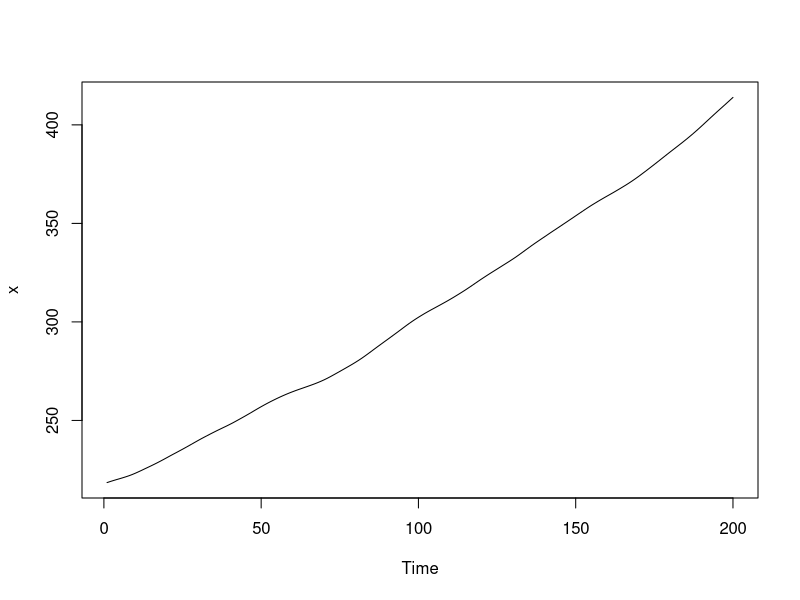
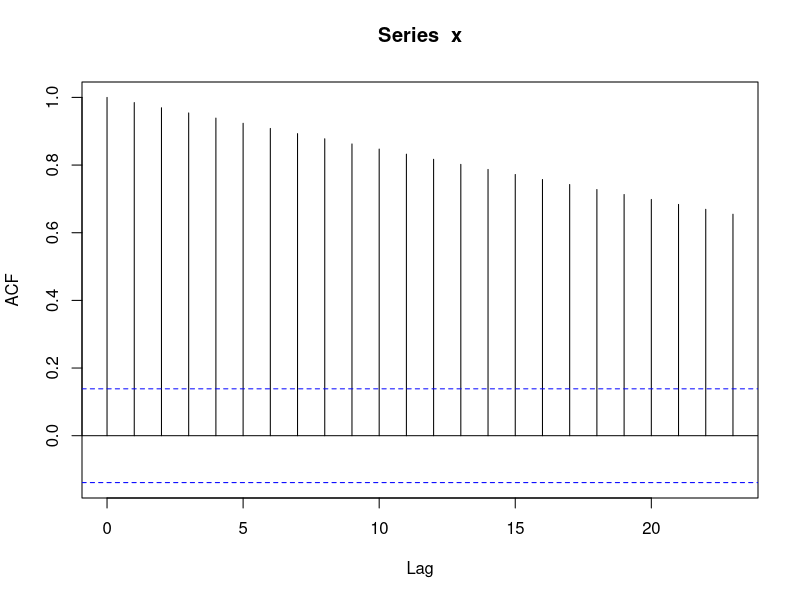
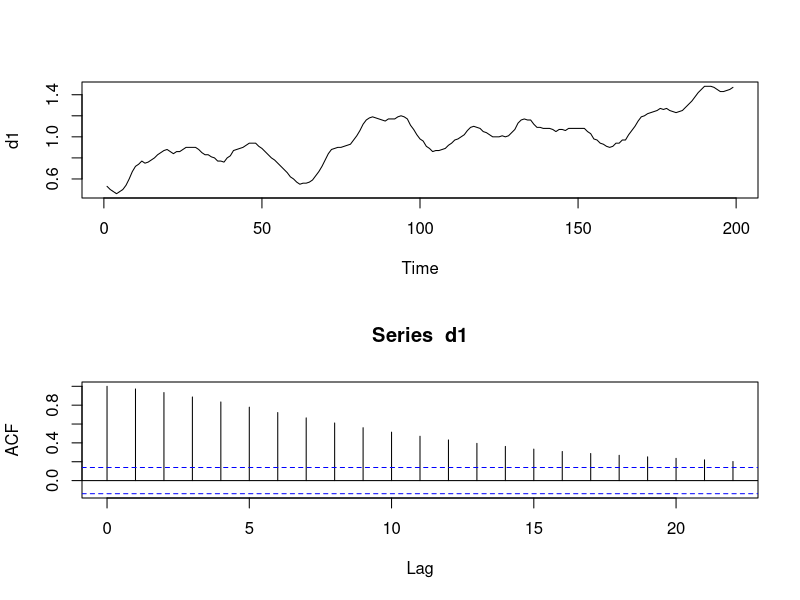
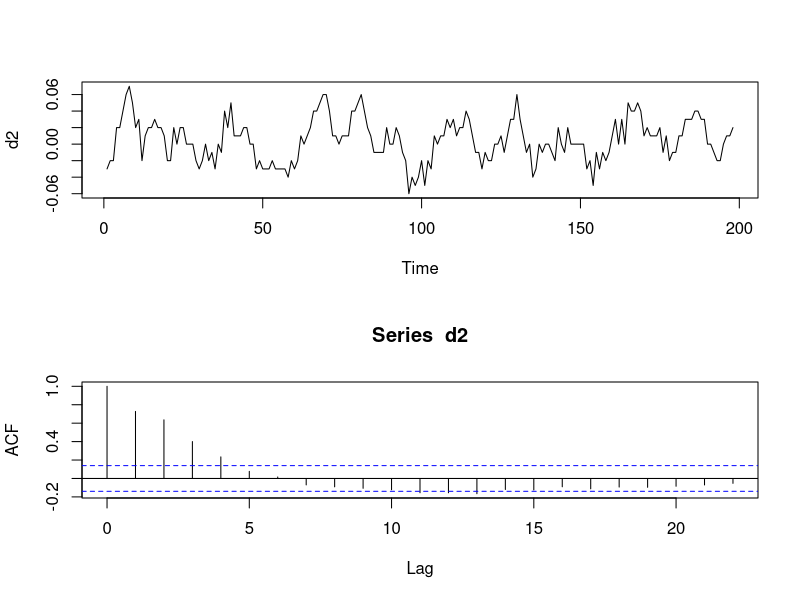
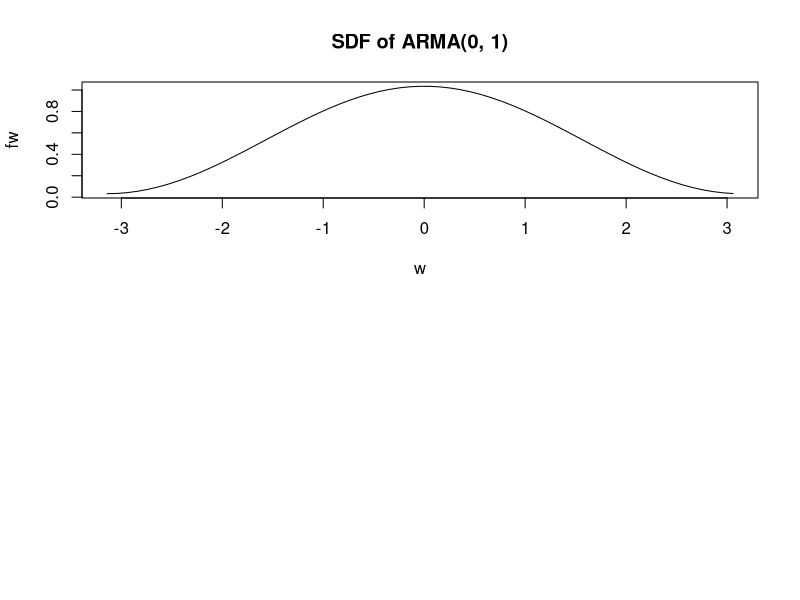
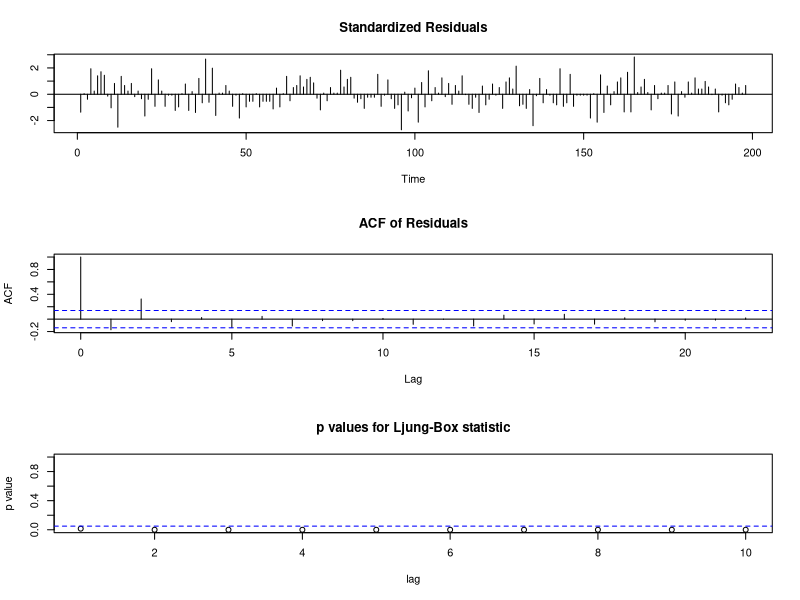
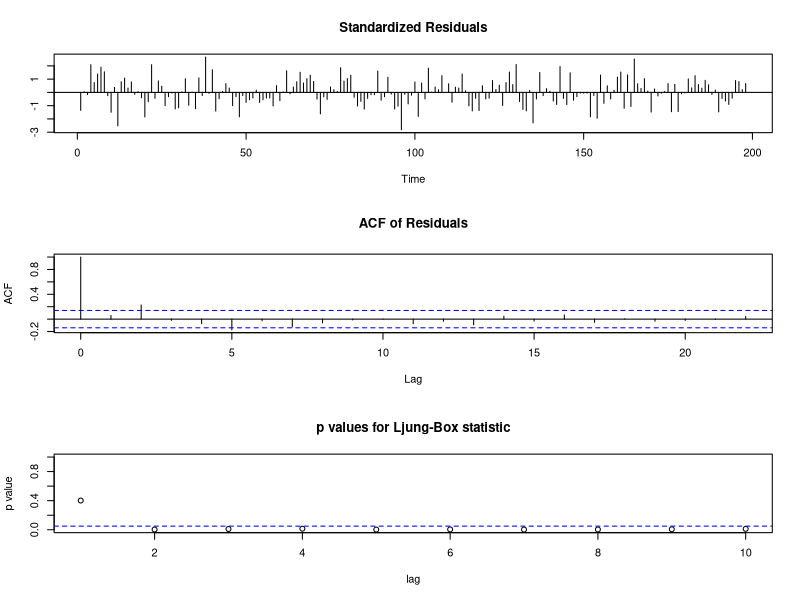
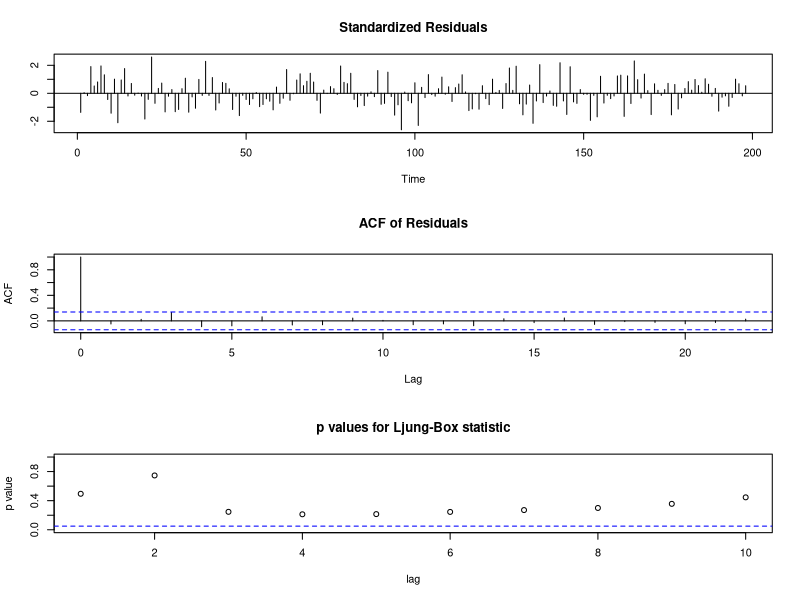

R code for these plots, in order:
## ---- chunk 1
knitr::opts_chunk$set(echo = TRUE, 
                      warning = FALSE,
                      error = FALSE,
                      message = FALSE,
                      tidy = TRUE,
                      fig.width = 6, 
                      fig.height = 6, 
                      fig.align = "center")
## ---- chunk 2
recreate_vector = function(X, numeric = TRUE, quiet = FALSE){
  X = scan(what = character(), text = X, quiet = quiet)
  X = sub("^\\s*\\[\\d+\\]", "", X)
  X = X[X != ""]
  if(numeric) X <- as.numeric(X)
  X
}
## ---- chunk 3
data = '[1] 218.45 218.98 219.48 219.96 220.42 220.90 221.40 221.94 222.54 223.21 223.93 224.67 225.44 226.19 226.95
 [16] 227.73 228.53 229.36 230.21 231.08 231.96 232.82 233.66 234.52 235.38 236.26 237.16 238.06 238.96 239.86
 [31] 240.74 241.59 242.42 243.25 244.06 244.86 245.63 246.40 247.16 247.96 248.78 249.65 250.53 251.42 252.32
 [46] 253.24 254.18 255.12 256.06 256.97 257.86 258.72 259.55 260.35 261.13 261.88 262.60 263.29 263.95 264.57
 [61] 265.17 265.74 266.29 266.85 267.41 267.98 268.57 269.20 269.87 270.59 271.37 272.21 273.09 273.98 274.88
 [76] 275.78 276.69 277.61 278.54 279.51 280.52 281.58 282.70 283.86 285.04 286.23 287.41 288.58 289.74 290.89
 [91] 292.06 293.23 294.40 295.59 296.79 297.98 299.15 300.26 301.33 302.35 303.33 304.29 305.20 306.09 306.95
[106] 307.82 308.69 309.57 310.46 311.38 312.32 313.29 314.27 315.27 316.29 317.35 318.44 319.54 320.63 321.71
[121] 322.76 323.80 324.82 325.82 326.82 327.82 328.83 329.83 330.84 331.88 332.95 334.08 335.24 336.41 337.57
[136] 338.73 339.85 340.94 342.03 343.11 344.19 345.27 346.34 347.39 348.46 349.53 350.59 351.67 352.75 353.83
[151] 354.91 355.99 357.07 358.12 359.15 360.13 361.10 362.04 362.97 363.88 364.78 365.69 366.63 367.57 368.54
[166] 369.51 370.53 371.59 372.69 373.84 375.03 376.23 377.45 378.68 379.92 381.17 382.44 383.70 384.97 386.22
[181] 387.46 388.69 389.93 391.18 392.46 393.77 395.11 396.49 397.91 399.36 400.84 402.32 403.80 405.27 406.72
[196] 408.15 409.58 411.02 412.47 413.94'
x = recreate_vector(data)
length(x)
## ---- chunk 4
ts.plot(x)
acf(x)
## ---- chunk 5
par(mfrow = c(2, 1))
d1 = diff(x)
ts.plot(d1)
acf(d1)

par(mfrow = c(2, 1))
d2 = diff(diff(x))
ts.plot(d2)
acf(d2)
## ---- chunk 6
w = seq(-pi, pi, 0.1)
fw = ((1 + 0.7^2) + 1.4*cos(w)) * (1.5^2/(2*pi))
plot(w, fw, type = 'l', main = 'SDF of ARMA(0, 1)')
## ---- chunk 7
fit_ar1 = arima(d2, order = c(1, 0, 0))
fit_ar2 = arima(d2, order = c(2, 0, 0))
fit_ar3 = arima(d2, order = c(3, 0, 0))
fit_ma3 = arima(d2, order = c(0, 0, 3))
fit_arma12 = arima(d2, order = c(1, 0, 2))
## ---- chunk 8
tsdiag(fit_ar1)
tsdiag(fit_ar2)
tsdiag(fit_ar3)
tsdiag(fit_ma3)
tsdiag(fit_arma12)
## ---- chunk 9
forecast = predict(fit_arma12, n.ahead = 5, se.fit = TRUE)
